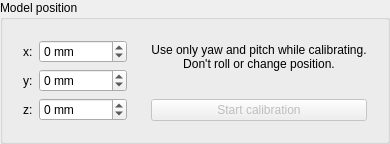
        <widget class="QGroupBox" name="groupBox_10">
         <property name="sizePolicy">
          <sizepolicy hsizetype="Preferred" vsizetype="Maximum">
           <horstretch>0</horstretch>
           <verstretch>0</verstretch>
          </sizepolicy>
         </property>
         <property name="title">
          <string>Model position</string>
         </property>
         <layout class="QGridLayout" name="gridLayout_4">
          <item row="0" column="0">
           <widget class="QFrame" name="frame_2">
            <property name="frameShape">
             <enum>QFrame::NoFrame</enum>
            </property>
            <property name="frameShadow">
             <enum>QFrame::Raised</enum>
            </property>
            <layout class="QGridLayout" name="gridLayout_11">
             <item row="1" column="1">
              <widget class="QSpinBox" name="ty_spin">
               <property name="suffix">
                <string> mm</string>
               </property>
               <property name="minimum">
                <number>-65535</number>
               </property>
               <property name="maximum">
                <number>65536</number>
               </property>
              </widget>
             </item>
             <item row="2" column="0">
              <widget class="QLabel" name="label_66">
               <property name="sizePolicy">
                <sizepolicy hsizetype="Maximum" vsizetype="Preferred">
                 <horstretch>0</horstretch>
                 <verstretch>0</verstretch>
                </sizepolicy>
               </property>
               <property name="text">
                <string>z:</string>
               </property>
              </widget>
             </item>
             <item row="2" column="1">
              <widget class="QSpinBox" name="tz_spin">
               <property name="suffix">
                <string> mm</string>
               </property>
               <property name="minimum">
                <number>-65535</number>
               </property>
               <property name="maximum">
                <number>65536</number>
               </property>
              </widget>
             </item>
             <item row="0" column="0">
              <widget class="QLabel" name="label_61">
               <property name="sizePolicy">
                <sizepolicy hsizetype="Maximum" vsizetype="Preferred">
                 <horstretch>0</horstretch>
                 <verstretch>0</verstretch>
                </sizepolicy>
               </property>
               <property name="text">
                <string>x:</string>
               </property>
              </widget>
             </item>
             <item row="0" column="1">
              <widget class="QSpinBox" name="tx_spin">
               <property name="suffix">
                <string> mm</string>
               </property>
               <property name="minimum">
                <number>-65535</number>
               </property>
               <property name="maximum">
                <number>65536</number>
               </property>
              </widget>
             </item>
             <item row="1" column="0">
              <widget class="QLabel" name="label_62">
               <property name="sizePolicy">
                <sizepolicy hsizetype="Maximum" vsizetype="Preferred">
                 <horstretch>0</horstretch>
                 <verstretch>0</verstretch>
                </sizepolicy>
               </property>
               <property name="text">
                <string>y:</string>
               </property>
              </widget>
             </item>
            </layout>
           </widget>
          </item>
          <item row="0" column="1">
           <widget class="QFrame" name="frame">
            <property name="frameShape">
             <enum>QFrame::NoFrame</enum>
            </property>
            <property name="frameShadow">
             <enum>QFrame::Raised</enum>
            </property>
            <layout class="QVBoxLayout" name="verticalLayout_2">
             <item>
              <widget class="QLabel" name="label_59">
               <property name="text">
                <string>Use only yaw and pitch while calibrating.
Don't roll or change position.</string>
               </property>
               <property name="alignment">
                <set>Qt::AlignCenter</set>
               </property>
               <property name="wordWrap">
                <bool>true</bool>
               </property>
               <property name="openExternalLinks">
                <bool>false</bool>
               </property>
              </widget>
             </item>
             <item>
              <widget class="QLabel" name="sample_count_display">
               <property name="sizePolicy">
                <sizepolicy hsizetype="Minimum" vsizetype="Maximum">
                 <horstretch>0</horstretch>
                 <verstretch>0</verstretch>
                </sizepolicy>
               </property>
               <property name="text">
                <string/>
               </property>
               <property name="wordWrap">
                <bool>true</bool>
               </property>
              </widget>
             </item>
             <item>
              <widget class="QPushButton" name="tcalib_button">
               <property name="enabled">
                <bool>false</bool>
               </property>
               <property name="text">
                <string>Start calibration</string>
               </property>
               <property name="checkable">
                <bool>true</bool>
               </property>
              </widget>
             </item>
            </layout>
           </widget>
          </item>
         </layout>
        </widget>
